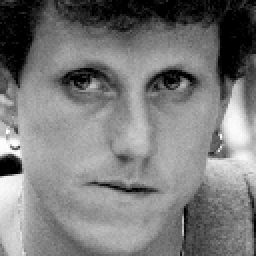
#> input picture data/test/s395/3.pgm, 128 x 128 px, found by its file name (shown 2 times larger)
$ jupyter execute --allow-errors SURF.ipynb
#> lines starting #> are read from the running program, lines starting #| are printed output that depends on the picture
### utils/load_data.py
import numpy as np
import torch
from os import listdir
from os.path import join
from PIL import Image

# [84 lines left out: functions read_pgm, load_images, not called in this run]


def load_pathnames(path, train=True):
    if (train):
        my_path = path+'\\train'
    else:
        my_path = path+'\\test'

    folders = [f for f in listdir(my_path)]

    files = []
    for folder_name in folders:
        folder_path = join(my_path, folder_name)
        files.append([f for f in listdir(folder_path) if f.endswith('.pgm')])

    pathname_list = []
    train_labels = []
    for fo in range(len(folders)):
        for fi in files[fo]:
            pathname_list.append(join(my_path, join(folders[fo], fi)))
            train_labels.append(folders[fo])

    for i in range(len(train_labels)):
        train_labels[i] = train_labels[i][1:]
        train_labels[i] = int(train_labels[i])

    train_labels = np.asarray(train_labels)

    return pathname_list, train_labels

### sift_svm/SURF.ipynb
[cell 1]
import numpy as np
import matplotlib.pyplot as plt

import cv2
from PIL import Image

import os
from os import listdir
from os.path import isfile, join

import string

from sklearn.svm import SVC
from sklearn.model_selection import GridSearchCV

os.chdir('E:/College/Final Year Project/ufi')
from utils.load_data import load_pathnames

from tqdm import tqdm_notebook as tqdmn

[cell 2]
def surf(img_path):
    img = cv2.imread(img_path, 0)
    surf = cv2.xfeatures2d.SURF_create()

    # compute the descriptors
    kp, des = surf.detectAndCompute(img, None)

#     img_out = np.asarray(img)
#     img_out = cv2.drawKeypoints(img, kp, img)

#     return img_out, kp, des
    return kp, des

img, k, d = surf('data/train/s1/1.pgm')
plt.imshow(img), plt.show()

#> (a cell that did not finish here is left out)

[cell 4]
feature ={}
#> (the rest of this cell did not finish here and is left out)

[cell 5]
MIN_MATCH_COUNT = 10

FLANN_INDEX_KDTREE = 0
index_params = dict(algorithm = FLANN_INDEX_KDTREE, trees = 5)
search_params = dict(checks=50)
flann = cv2.FlannBasedMatcher(index_params,search_params)

[cell 6]
test_paths, test_labels = load_pathnames('data', False)

[cell 7]
correct = 0

#> (the rest of this cell did not finish here and is left out)

[cell 8]
img1 = cv2.imread('data/test/s1/3.pgm',0) # queryImage
#> img1 is the input picture: shape (128, 128); min 0, max 255, mean 122.5
img2 = cv2.imread('data/train/s1/1.pgm',0) # trainImage
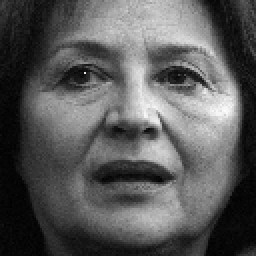
#> input picture data/test/s126/1.pgm, 128 x 128 px, found by its file name (shown 2 times larger)
#> img2 is the input picture: shape (128, 128); min 0, max 252, mean 88.8

# Initiate SIFT detector
sift = cv2.xfeatures2d.SIFT_create()

# find the keypoints and descriptors with SIFT
kp1, des1 = sift.detectAndCompute(img1,None)
#> kp1 = 78 keypoints; strongest (x, y, size): (9, 77, 2.4), (85, 38, 7.1), (38, 39, 8.7), (47, 42, 3.5)
kp2, des2 = sift.detectAndCompute(img2,None)
#> kp2 = 68 keypoints; strongest (x, y, size): (110, 53, 13.9), (86, 36, 14), (75, 66, 4.4), (79, 76, 8.8)

# create BFMatcher object
matches = flann.knnMatch(des1,des2,k=2)
#> matches = 78 matches

matchesMask = [[0,0] for i in range(len(matches))]
#> matchesMask = 78 pairs, first value 0 to 0, second value 0 to 0

# ratio test as per Lowe's paper
for i,(m,n) in enumerate(matches):
    if m.distance < 0.7*n.distance:
        matchesMask[i]=[1,0]
#> this loop made 78 passes
#> after the loop, matchesMask = 78 pairs, first value 0 to 1, second value 0 to 0

draw_params = dict(matchColor = (0,255,0),
                   singlePointColor = (255,0,0),
                   matchesMask = matchesMask,
                   flags = 0)
#> draw_params = 4 items

img3 = cv2.drawMatchesKnn(img1,kp1,img2,kp2,matches,None,**draw_params)
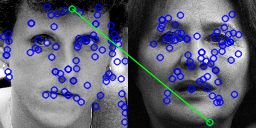
#> img3: shape (128, 256, 3); mean of channels 0, 1, 2 116.9, 96.8, 94.8; drawn as B, G, R
plt.imshow(img3)
plt.show()
